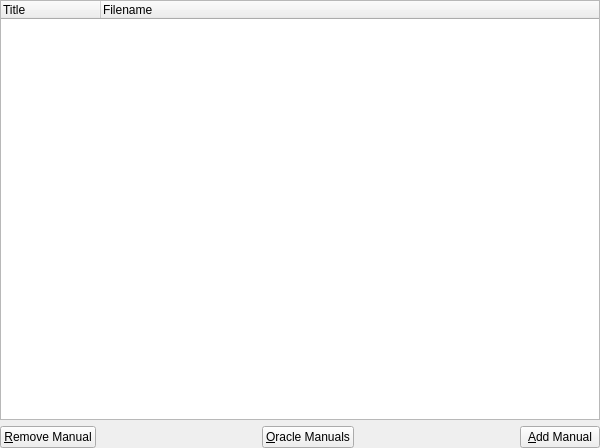
<?xml version="1.0" encoding="UTF-8"?>
<ui version="4.0">
 <class>toHelpSetupUI</class>
 <widget class="QWidget" name="toHelpSetupUI">
  <property name="geometry">
   <rect>
    <x>0</x>
    <y>0</y>
    <width>600</width>
    <height>448</height>
   </rect>
  </property>
  <property name="sizePolicy">
   <sizepolicy hsizetype="Expanding" vsizetype="Preferred">
    <horstretch>0</horstretch>
    <verstretch>0</verstretch>
   </sizepolicy>
  </property>
  <property name="minimumSize">
   <size>
    <width>600</width>
    <height>0</height>
   </size>
  </property>
  <property name="windowTitle">
   <string>Form1</string>
  </property>
  <property name="toolTip">
   <string>Add manuals from an Oracle index page.</string>
  </property>
  <property name="whatsThis">
   <string>Add manuals from an Oracle index page. This is the index page that links to the actual manuals. Not the master index page that links to different categories of manuals.</string>
  </property>
  <layout class="QGridLayout">
   <property name="margin">
    <number>0</number>
   </property>
   <property name="spacing">
    <number>6</number>
   </property>
   <item row="0" column="0" colspan="5">
    <widget class="toTreeWidget" name="FileList">
     <property name="allColumnsShowFocus">
      <bool>true</bool>
     </property>
     <column>
      <property name="text">
       <string>Title</string>
      </property>
     </column>
     <column>
      <property name="text">
       <string>Filename</string>
      </property>
     </column>
    </widget>
   </item>
   <item row="1" column="4">
    <widget class="QPushButton" name="AddButton">
     <property name="sizePolicy">
      <sizepolicy hsizetype="Fixed" vsizetype="Fixed">
       <horstretch>0</horstretch>
       <verstretch>0</verstretch>
      </sizepolicy>
     </property>
     <property name="text">
      <string>&amp;Add Manual</string>
     </property>
    </widget>
   </item>
   <item row="1" column="3">
    <spacer>
     <property name="orientation">
      <enum>Qt::Horizontal</enum>
     </property>
     <property name="sizeType">
      <enum>QSizePolicy::Expanding</enum>
     </property>
     <property name="sizeHint" stdset="0">
      <size>
       <width>20</width>
       <height>20</height>
      </size>
     </property>
    </spacer>
   </item>
   <item row="1" column="0">
    <widget class="QPushButton" name="RemoveButton">
     <property name="sizePolicy">
      <sizepolicy hsizetype="Fixed" vsizetype="Fixed">
       <horstretch>0</horstretch>
       <verstretch>0</verstretch>
      </sizepolicy>
     </property>
     <property name="text">
      <string>&amp;Remove Manual</string>
     </property>
    </widget>
   </item>
   <item row="1" column="2">
    <widget class="QPushButton" name="AddOracle">
     <property name="sizePolicy">
      <sizepolicy hsizetype="Fixed" vsizetype="Fixed">
       <horstretch>0</horstretch>
       <verstretch>0</verstretch>
      </sizepolicy>
     </property>
     <property name="text">
      <string>&amp;Oracle Manuals</string>
     </property>
    </widget>
   </item>
   <item row="1" column="1">
    <spacer>
     <property name="orientation">
      <enum>Qt::Horizontal</enum>
     </property>
     <property name="sizeType">
      <enum>QSizePolicy::Expanding</enum>
     </property>
     <property name="sizeHint" stdset="0">
      <size>
       <width>20</width>
       <height>20</height>
      </size>
     </property>
    </spacer>
   </item>
  </layout>
 </widget>
 <customwidgets>
  <customwidget>
   <class>toTreeWidget</class>
   <extends>QTreeWidget</extends>
   <header>core/totreewidget.h</header>
  </customwidget>
 </customwidgets>
 <tabstops>
  <tabstop>FileList</tabstop>
  <tabstop>AddButton</tabstop>
  <tabstop>RemoveButton</tabstop>
 </tabstops>
 <resources/>
 <connections>
  <connection>
   <sender>AddButton</sender>
   <signal>clicked()</signal>
   <receiver>toHelpSetupUI</receiver>
   <slot>addFile()</slot>
   <hints>
    <hint type="sourcelabel">
     <x>20</x>
     <y>20</y>
    </hint>
    <hint type="destinationlabel">
     <x>20</x>
     <y>20</y>
    </hint>
   </hints>
  </connection>
  <connection>
   <sender>RemoveButton</sender>
   <signal>clicked()</signal>
   <receiver>toHelpSetupUI</receiver>
   <slot>delFile()</slot>
   <hints>
    <hint type="sourcelabel">
     <x>20</x>
     <y>20</y>
    </hint>
    <hint type="destinationlabel">
     <x>20</x>
     <y>20</y>
    </hint>
   </hints>
  </connection>
  <connection>
   <sender>AddOracle</sender>
   <signal>clicked()</signal>
   <receiver>toHelpSetupUI</receiver>
   <slot>oracleManuals()</slot>
   <hints>
    <hint type="sourcelabel">
     <x>20</x>
     <y>20</y>
    </hint>
    <hint type="destinationlabel">
     <x>20</x>
     <y>20</y>
    </hint>
   </hints>
  </connection>
 </connections>
</ui>
